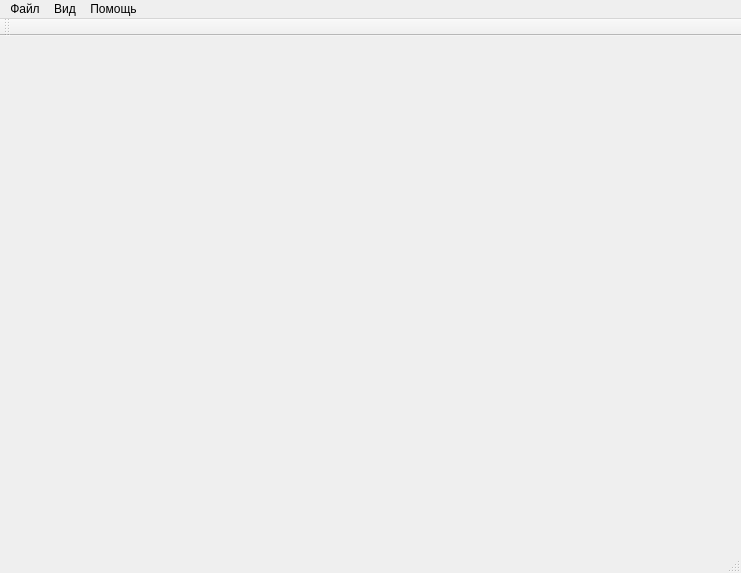
<?xml version="1.0" encoding="UTF-8"?>
<ui version="4.0">
 <class>MainWindow</class>
 <widget class="QMainWindow" name="MainWindow">
  <property name="geometry">
   <rect>
    <x>0</x>
    <y>0</y>
    <width>741</width>
    <height>573</height>
   </rect>
  </property>
  <property name="windowTitle">
   <string>Stream Viewer</string>
  </property>
  <property name="windowIcon">
   <iconset resource="icons.qrc">
    <normaloff>:/images/title.png</normaloff>:/images/title.png</iconset>
  </property>
  <property name="styleSheet">
   <string notr="true">QTabBar::tab { width: 200px; height: 20px; }</string>
  </property>
  <widget class="QWidget" name="centralWidget"/>
  <widget class="QMenuBar" name="menuBar">
   <property name="geometry">
    <rect>
     <x>0</x>
     <y>0</y>
     <width>741</width>
     <height>20</height>
    </rect>
   </property>
   <widget class="QMenu" name="menu">
    <property name="title">
     <string>Файл</string>
    </property>
    <addaction name="action"/>
   </widget>
   <widget class="QMenu" name="viewTopMenu">
    <property name="title">
     <string>Вид</string>
    </property>
    <addaction name="alwayOnTopItem"/>
   </widget>
   <widget class="QMenu" name="menu_3">
    <property name="title">
     <string>Помощь</string>
    </property>
    <addaction name="actionOn_line"/>
    <addaction name="separator"/>
    <addaction name="action_3"/>
   </widget>
   <addaction name="menu"/>
   <addaction name="viewTopMenu"/>
   <addaction name="menu_3"/>
  </widget>
  <widget class="QToolBar" name="mainToolBar">
   <property name="movable">
    <bool>true</bool>
   </property>
   <attribute name="toolBarArea">
    <enum>TopToolBarArea</enum>
   </attribute>
   <attribute name="toolBarBreak">
    <bool>false</bool>
   </attribute>
  </widget>
  <widget class="QStatusBar" name="statusBar"/>
  <action name="alwayOnTopItem">
   <property name="checkable">
    <bool>true</bool>
   </property>
   <property name="text">
    <string>Поверх всех окон</string>
   </property>
  </action>
  <action name="action">
   <property name="text">
    <string>Выход</string>
   </property>
  </action>
  <action name="actionOn_line">
   <property name="text">
    <string>On-line помощь</string>
   </property>
  </action>
  <action name="action_3">
   <property name="text">
    <string>О программе</string>
   </property>
  </action>
 </widget>
 <layoutdefault spacing="6" margin="11"/>
 <resources>
  <include location="icons.qrc"/>
 </resources>
 <connections/>
</ui>
